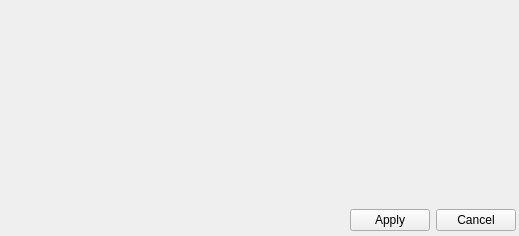
       <widget class="QWidget" name="pageConfig">
        <layout class="QGridLayout">
         <property name="leftMargin">
          <number>3</number>
         </property>
         <property name="topMargin">
          <number>3</number>
         </property>
         <property name="rightMargin">
          <number>3</number>
         </property>
         <property name="bottomMargin">
          <number>5</number>
         </property>
         <item row="0" column="0" colspan="3">
          <widget class="QWidget" name="widgetConfiguration" native="true">
           <property name="minimumSize">
            <size>
             <width>300</width>
             <height>200</height>
            </size>
           </property>
          </widget>
         </item>
         <item row="1" column="0">
          <spacer>
           <property name="orientation">
            <enum>Qt::Horizontal</enum>
           </property>
           <property name="sizeHint" stdset="0">
            <size>
             <width>341</width>
             <height>20</height>
            </size>
           </property>
          </spacer>
         </item>
         <item row="1" column="1">
          <widget class="IQFPushButton" name="pbConfApply">
           <property name="text">
            <string>Apply</string>
           </property>
          </widget>
         </item>
         <item row="1" column="2">
          <widget class="IQFPushButton" name="pbConfCancel">
           <property name="text">
            <string>Cancel</string>
           </property>
          </widget>
         </item>
        </layout>
       </widget>
